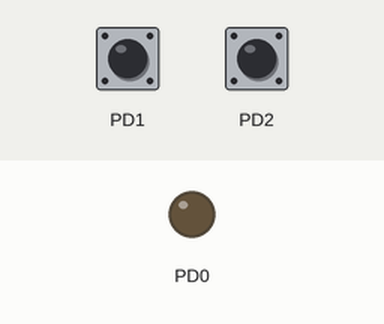
Recording of a program running on a simulated ATmega328P, built with avr-gcc and emulated at 16 MHz. Shown: output pins drawn as LEDs (lit = HIGH). The test bench sets the inputs (shaded band); at power-on: PD2 HIGH, PD1 HIGH.

Above: at 1.2 s.
1.3 s: PD2 pulled LOW for 3.2 s
At 3.42 s:
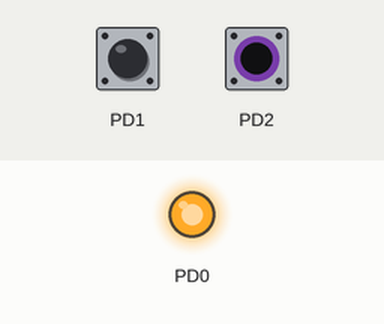
Timing chart, 0 to 5.1 s (numbered marks = the images above; inputs shaded):
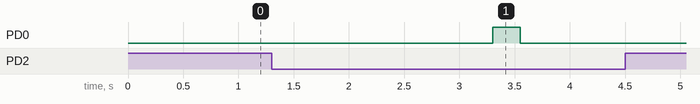

Measured:
- after the input at 1.3 s, PD0: LOW → HIGH after 2.0 s, → LOW 0.25 s later

The program:

main.cpp
```cpp
#define F_CPU 16000000UL

extern "C" {
	#include <avr/io.h>
	#include <util/delay.h>
	#include <stdint.h>
	#include <time.h>
};

/* private defines ---------------------------------------- */

void GPIO_Init();
void LED_Blink();

enum class ButtonTypeDef : uint8_t {
	Button1		= 0b010,
	Button2		= 0b100,
	Both		= 0b110,
};
constexpr ButtonTypeDef Button1{ButtonTypeDef::Button1};
constexpr ButtonTypeDef Button2{ButtonTypeDef::Button2};

inline bool is_pressed(ButtonTypeDef button);

void GPIO_Init(); // Nur-Deklaration


int main(void)
{
	uint16_t	counter {0};
	uint16_t	blinker {0};
	uint32_t	timeout {2000};

	GPIO_Init();

	/* Replace with your application code */
	while (1){
		if(is_pressed(Button1) == true){						// wenn taster gedrückt
			counter++;
			while(is_pressed(Button1) == true){
			}
			_delay_ms(200);
		}
		if(is_pressed(Button2) == true){						// wenn taster gedrückt
			blinker = counter;
			while(is_pressed(Button2) == true){
				_delay_ms(1);
				timeout--;
				if(timeout < 1){
					counter = 0;
					blinker = 20;
					break;
				}
			}
		}
		if (blinker > 0){
			LED_Blink();
			blinker--;
			timeout = 2000;
		} else {
			PORTD &= 0b11111110;
			timeout = 2000;
		}
	}
}

inline bool is_pressed(ButtonTypeDef button){
	return (!(PIND & static_cast<uint8_t>(button)));
}

void GPIO_Init(){
	DDRD |= 0b00000001;
	PORTD |= 0b00000110;
}

void LED_Blink(){
	PORTD |= 0b00000001;
	_delay_ms(250);
	PORTD &= 0b11111110;
	_delay_ms(250);
}

/*
void Timer1_Init()
{
  // Timer 2 konfigurieren
  GTCCR |= (1 << TSM) | (1 << PSRASY);  //Timer anhalten, Prescaler Reset
  TCCR1A = (1 << WGM11);                //CTC Modus
  TCCR1B |= (1 << CS22) | (1 << CS21);  //Prescaler 256
  // 32768 / 256 / 1 = 128                Intervall = 1s
  OCR2A = 128 - 1;
  TIMSK2 |= (1<<OCIE2A);                //Enable Compare Interrupt
  GTCCR &= ~(1 << TSM);                 //Timer starten
  sei();                                //Enable global Interrupts
}
*/
```
